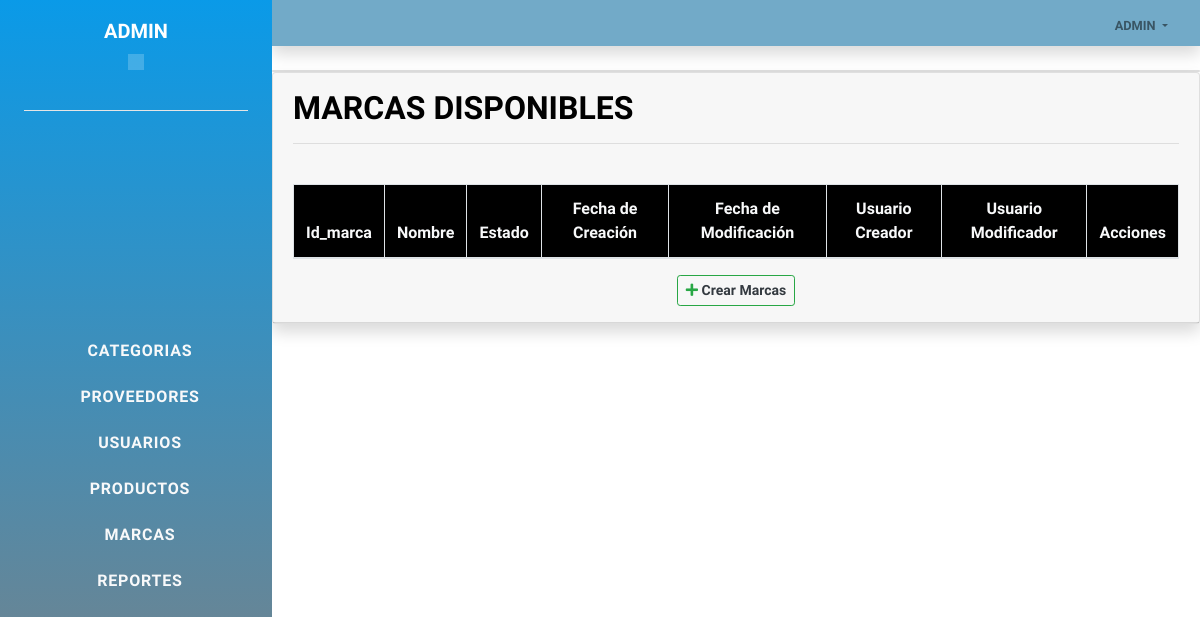
/codigo/pre_consultar_marcas.php (signed in), run on an earlier commit of the app's database.
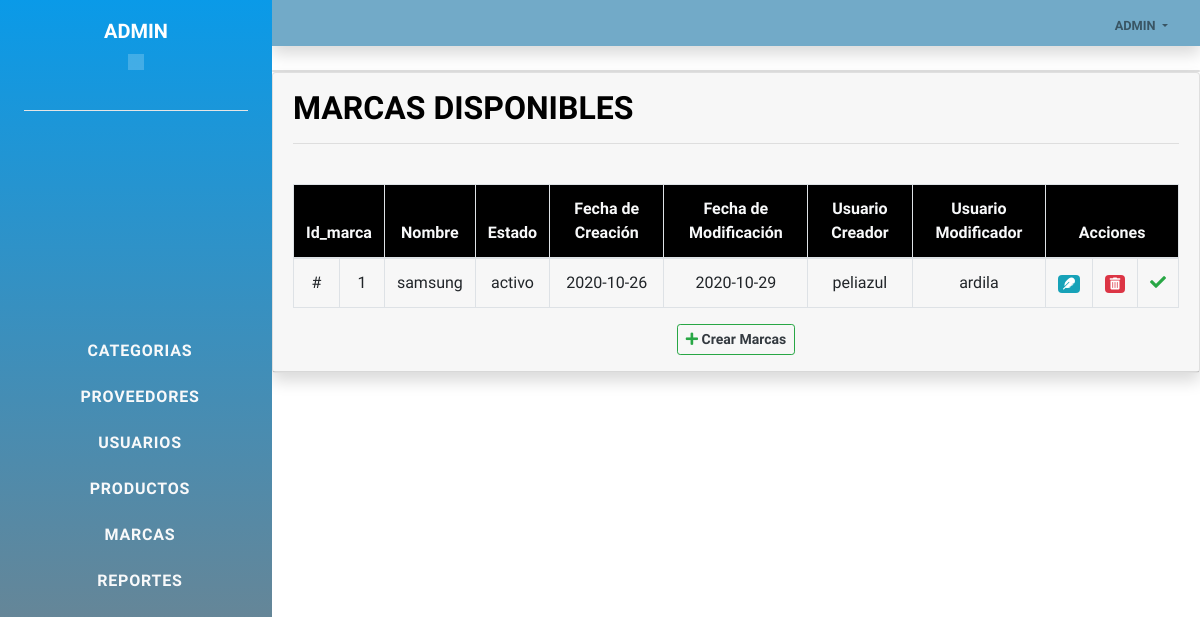
And on a later commit of the database.
### tables this page shows
CREATE TABLE IF NOT EXISTS `marcas` (
  `id_marca` int(5) NOT NULL AUTO_INCREMENT,
  `fecha_creacion` date NOT NULL,
  `fecha_modificacion` date DEFAULT NULL,
  `nombre_marca` varchar(35) NOT NULL,
  `usuario_creacion` varchar(11) NOT NULL,
  `usuario_modificacion` varchar(11) NOT NULL,
  `fk_id_estado` varchar(4) NOT NULL,
  PRIMARY KEY (`id_marca`)
);

### codigo/pre_consultar_marcas.php (the view, shortened to what this page needs)
<!DOCTYPE html>
<html lang="en">
<head>
    <link href="../vendor/bootstrap/css/bootstrap.min.css" rel="stylesheet">
<link href="../vendor/fontawesome-free/css/all.min.css" rel="stylesheet">
<link href="https://unpkg.com/ionicons@4.5.10-0/dist/css/ionicons.min.css" rel="stylesheet">
<link href="../css/resume.min.css" rel="stylesheet">
</head>
<body>
    <?php
      include("../menu_admin/columna.php");
    ?>
<?php
include("../menu_admin/banner.php");
?>
<div class="card">
</div>
    <div class="card shadow mb-4">
            <div class="card-header py-3">
                    <h3 class="m-0 font-weight-bold" style="color: black;">marcas disponibles</h3>
                    <hr>
                    <br>
    <table class="table table-responsive-xl table-bordered  table-ligth table-hover " >
<thead style="background-color: black;" class="text-light" >
    <tr align="center" >
        <th colspan="2">Id_marca</th>
        <th>Nombre</th>
        <th>Estado</th>
        <th>Fecha de Creaci&oacute;n</th>
        <th>Fecha de Modificaci&oacuten</th>
        <th>Usuario Creador</th>
        <th>Usuario Modificador</th>
        <th colspan="3">Acciones</th>
      </tr>
</thead>
      <?php
      include("conexion.php");
      $consulta = "SELECT * FROM marcas";
      if (!$resultado = $db->query($consulta)) {
        die('hay un error con la consulta o los datos no existen vuelve a comprobar !!![' . $db->error . ']');
      }
      while ($fila = $resultado->fetch_assoc()) {
        $bid_marca = stripslashes($fila['id_marca']);
        $bnombre = stripslashes($fila['nombre_marca']);
        $bfecha_creacion = stripslashes($fila['fecha_creacion']);
        $bfecha_modificacion = stripslashes($fila['fecha_modificacion']);
        $busuario_modificacion = stripslashes($fila['usuario_modificacion']);
        $busuario_creacion = stripslashes($fila['usuario_creacion']);
        $bfk_id_estado = stripslashes($fila['fk_id_estado']);
        if ($bfk_id_estado == "1") {
          $bfk_id_estado = 'activo';
        }
        echo "<tbody align='center'>";
        echo "<tr>";
        echo "<td>#</td>";
        echo "<td class='id_mar'>$bid_marca</td>";
        echo "<td>$bnombre</td>";
        echo "<td>$bfk_id_estado</td>";
        echo "<td>$bfecha_creacion</td>";
        echo "<td>$bfecha_modificacion</td>";
        echo "<td>$busuario_creacion</td>";
        echo "<td>$busuario_modificacion</td>";
      ?>
        <td>
          <a href="#" class="badge badge-info act_btn" mar="<?php echo $bid_marca; ?>"><i class="fas fa-feather"></i></a>
        </td>
        <td>
          <a href="#" class="badge badge-danger delete_btn"><i class="fas fa-trash-alt"></i></a>
        </td>
      <?php
        if ($bfk_id_estado == "activo") {
          echo "<td><a href='neg_cambiar_estado_marc.php?id=$bid_marca'><i class='fas fa-check text-success'></i></a></td>";
        }
        echo "</tr>";
        echo "</tbody>";
      }
      ?>
    </table>
<div align="center">
 <button type="submit" class="btn btn-outline-success btn-sm"><i class="fas fa-plus"></i><a href="pre_crear_marcas.php" style="   text-decoration: none;">
   <span class="text-dark"> <b> Crear Marcas</b></span></a></button>
 </div>
  </div>
</div>
</body>
</html>

What changed in the data, as far as the page shows it:
added marcas: id_marca "1", nombre_marca "samsung", fk_id_estado "activo", fecha_creacion "2020-10-26", fecha_modificacion "2020-10-29", usuario_creacion "peliazul", usuario_modificacion "ardila"
